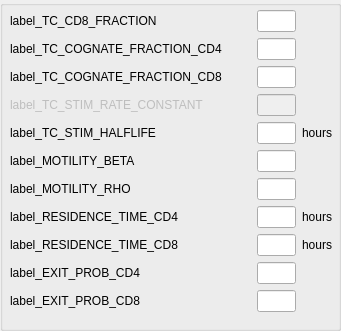
           <widget class="QGroupBox" name="groupBox_TC">
            <property name="geometry">
             <rect>
              <x>10</x>
              <y>10</y>
              <width>341</width>
              <height>331</height>
             </rect>
            </property>
            <property name="title">
             <string/>
            </property>
            <widget class="QWidget" name="layoutWidget">
             <property name="geometry">
              <rect>
               <x>10</x>
               <y>10</y>
               <width>322</width>
               <height>311</height>
              </rect>
             </property>
             <layout class="QGridLayout" name="gridLayout_TC">
              <item row="1" column="0">
               <widget class="QMyLabel" name="label_TC_COGNATE_FRACTION_CD4">
                <property name="sizePolicy">
                 <sizepolicy hsizetype="Fixed" vsizetype="Preferred">
                  <horstretch>0</horstretch>
                  <verstretch>0</verstretch>
                 </sizepolicy>
                </property>
                <property name="text">
                 <string>label_TC_COGNATE_FRACTION_CD4</string>
                </property>
                <property name="wordWrap">
                 <bool>false</bool>
                </property>
               </widget>
              </item>
              <item row="1" column="1">
               <spacer name="horizontalSpacer_3">
                <property name="orientation">
                 <enum>Qt::Horizontal</enum>
                </property>
                <property name="sizeHint" stdset="0">
                 <size>
                  <width>13</width>
                  <height>17</height>
                 </size>
                </property>
               </spacer>
              </item>
              <item row="1" column="2">
               <widget class="QLineEdit" name="line_TC_COGNATE_FRACTION_CD4">
                <property name="maximumSize">
                 <size>
                  <width>50</width>
                  <height>16777215</height>
                 </size>
                </property>
                <property name="alignment">
                 <set>Qt::AlignRight|Qt::AlignTrailing|Qt::AlignVCenter</set>
                </property>
               </widget>
              </item>
              <item row="3" column="0">
               <widget class="QMyLabel" name="label_TC_STIM_RATE_CONSTANT">
                <property name="enabled">
                 <bool>false</bool>
                </property>
                <property name="sizePolicy">
                 <sizepolicy hsizetype="Fixed" vsizetype="Preferred">
                  <horstretch>0</horstretch>
                  <verstretch>0</verstretch>
                 </sizepolicy>
                </property>
                <property name="mouseTracking">
                 <bool>false</bool>
                </property>
                <property name="text">
                 <string>label_TC_STIM_RATE_CONSTANT</string>
                </property>
                <property name="wordWrap">
                 <bool>false</bool>
                </property>
               </widget>
              </item>
              <item row="3" column="1">
               <spacer name="horizontalSpacer_4">
                <property name="orientation">
                 <enum>Qt::Horizontal</enum>
                </property>
                <property name="sizeHint" stdset="0">
                 <size>
                  <width>13</width>
                  <height>17</height>
                 </size>
                </property>
               </spacer>
              </item>
              <item row="3" column="2">
               <widget class="QLineEdit" name="line_TC_STIM_RATE_CONSTANT">
                <property name="enabled">
                 <bool>false</bool>
                </property>
                <property name="maximumSize">
                 <size>
                  <width>50</width>
                  <height>16777215</height>
                 </size>
                </property>
                <property name="alignment">
                 <set>Qt::AlignRight|Qt::AlignTrailing|Qt::AlignVCenter</set>
                </property>
               </widget>
              </item>
              <item row="4" column="0">
               <widget class="QMyLabel" name="label_TC_STIM_HALFLIFE">
                <property name="sizePolicy">
                 <sizepolicy hsizetype="Fixed" vsizetype="Preferred">
                  <horstretch>0</horstretch>
                  <verstretch>0</verstretch>
                 </sizepolicy>
                </property>
                <property name="mouseTracking">
                 <bool>false</bool>
                </property>
                <property name="text">
                 <string>label_TC_STIM_HALFLIFE</string>
                </property>
                <property name="wordWrap">
                 <bool>false</bool>
                </property>
               </widget>
              </item>
              <item row="4" column="1">
               <spacer name="horizontalSpacer_5">
                <property name="orientation">
                 <enum>Qt::Horizontal</enum>
                </property>
                <property name="sizeHint" stdset="0">
                 <size>
                  <width>13</width>
                  <height>17</height>
                 </size>
                </property>
               </spacer>
              </item>
              <item row="4" column="2">
               <widget class="QLineEdit" name="line_TC_STIM_HALFLIFE">
                <property name="maximumSize">
                 <size>
                  <width>50</width>
                  <height>16777215</height>
                 </size>
                </property>
                <property name="alignment">
                 <set>Qt::AlignRight|Qt::AlignTrailing|Qt::AlignVCenter</set>
                </property>
               </widget>
              </item>
              <item row="4" column="3">
               <widget class="QLabel" name="units_TC_STIM_HALFLIFE">
                <property name="text">
                 <string>hours</string>
                </property>
               </widget>
              </item>
              <item row="5" column="0">
               <widget class="QMyLabel" name="label_MOTILITY_BETA">
                <property name="sizePolicy">
                 <sizepolicy hsizetype="Fixed" vsizetype="Preferred">
                  <horstretch>0</horstretch>
                  <verstretch>0</verstretch>
                 </sizepolicy>
                </property>
                <property name="mouseTracking">
                 <bool>false</bool>
                </property>
                <property name="text">
                 <string>label_MOTILITY_BETA</string>
                </property>
                <property name="wordWrap">
                 <bool>false</bool>
                </property>
               </widget>
              </item>
              <item row="5" column="1">
               <spacer name="horizontalSpacer_10">
                <property name="orientation">
                 <enum>Qt::Horizontal</enum>
                </property>
                <property name="sizeHint" stdset="0">
                 <size>
                  <width>13</width>
                  <height>17</height>
                 </size>
                </property>
               </spacer>
              </item>
              <item row="5" column="2">
               <widget class="QLineEdit" name="line_MOTILITY_BETA">
                <property name="maximumSize">
                 <size>
                  <width>50</width>
                  <height>16777215</height>
                 </size>
                </property>
                <property name="alignment">
                 <set>Qt::AlignRight|Qt::AlignTrailing|Qt::AlignVCenter</set>
                </property>
               </widget>
              </item>
              <item row="6" column="0">
               <widget class="QMyLabel" name="label_MOTILITY_RHO">
                <property name="sizePolicy">
                 <sizepolicy hsizetype="Fixed" vsizetype="Preferred">
                  <horstretch>0</horstretch>
                  <verstretch>0</verstretch>
                 </sizepolicy>
                </property>
                <property name="mouseTracking">
                 <bool>false</bool>
                </property>
                <property name="text">
                 <string>label_MOTILITY_RHO</string>
                </property>
                <property name="wordWrap">
                 <bool>false</bool>
                </property>
               </widget>
              </item>
              <item row="6" column="1">
               <spacer name="horizontalSpacer_11">
                <property name="orientation">
                 <enum>Qt::Horizontal</enum>
                </property>
                <property name="sizeHint" stdset="0">
                 <size>
                  <width>13</width>
                  <height>17</height>
                 </size>
                </property>
               </spacer>
              </item>
              <item row="6" column="2">
               <widget class="QLineEdit" name="line_MOTILITY_RHO">
                <property name="maximumSize">
                 <size>
                  <width>50</width>
                  <height>16777215</height>
                 </size>
                </property>
                <property name="alignment">
                 <set>Qt::AlignRight|Qt::AlignTrailing|Qt::AlignVCenter</set>
                </property>
               </widget>
              </item>
              <item row="2" column="2">
               <widget class="QLineEdit" name="line_TC_COGNATE_FRACTION_CD8">
                <property name="maximumSize">
                 <size>
                  <width>50</width>
                  <height>16777215</height>
                 </size>
                </property>
                <property name="alignment">
                 <set>Qt::AlignRight|Qt::AlignTrailing|Qt::AlignVCenter</set>
                </property>
               </widget>
              </item>
              <item row="2" column="0">
               <widget class="QMyLabel" name="label_TC_COGNATE_FRACTION_CD8">
                <property name="sizePolicy">
                 <sizepolicy hsizetype="Fixed" vsizetype="Preferred">
                  <horstretch>0</horstretch>
                  <verstretch>0</verstretch>
                 </sizepolicy>
                </property>
                <property name="text">
                 <string>label_TC_COGNATE_FRACTION_CD8</string>
                </property>
                <property name="wordWrap">
                 <bool>false</bool>
                </property>
               </widget>
              </item>
              <item row="2" column="1">
               <spacer name="horizontalSpacer_7">
                <property name="orientation">
                 <enum>Qt::Horizontal</enum>
                </property>
                <property name="sizeHint" stdset="0">
                 <size>
                  <width>13</width>
                  <height>17</height>
                 </size>
                </property>
               </spacer>
              </item>
              <item row="0" column="2">
               <widget class="QLineEdit" name="line_TC_CD8_FRACTION">
                <property name="maximumSize">
                 <size>
                  <width>50</width>
                  <height>16777215</height>
                 </size>
                </property>
                <property name="alignment">
                 <set>Qt::AlignRight|Qt::AlignTrailing|Qt::AlignVCenter</set>
                </property>
               </widget>
              </item>
              <item row="0" column="0">
               <widget class="QMyLabel" name="label_TC_CD8_FRACTION">
                <property name="sizePolicy">
                 <sizepolicy hsizetype="Fixed" vsizetype="Preferred">
                  <horstretch>0</horstretch>
                  <verstretch>0</verstretch>
                 </sizepolicy>
                </property>
                <property name="text">
                 <string>label_TC_CD8_FRACTION</string>
                </property>
                <property name="wordWrap">
                 <bool>false</bool>
                </property>
               </widget>
              </item>
              <item row="0" column="1">
               <spacer name="horizontalSpacer_8">
                <property name="orientation">
                 <enum>Qt::Horizontal</enum>
                </property>
                <property name="sizeHint" stdset="0">
                 <size>
                  <width>13</width>
                  <height>17</height>
                 </size>
                </property>
               </spacer>
              </item>
              <item row="7" column="2">
               <widget class="QLineEdit" name="line_RESIDENCE_TIME_CD4">
                <property name="maximumSize">
                 <size>
                  <width>50</width>
                  <height>16777215</height>
                 </size>
                </property>
                <property name="alignment">
                 <set>Qt::AlignRight|Qt::AlignTrailing|Qt::AlignVCenter</set>
                </property>
               </widget>
              </item>
              <item row="7" column="0">
               <widget class="QMyLabel" name="label_RESIDENCE_TIME_CD4">
                <property name="mouseTracking">
                 <bool>false</bool>
                </property>
                <property name="text">
                 <string>label_RESIDENCE_TIME_CD4</string>
                </property>
                <property name="wordWrap">
                 <bool>false</bool>
                </property>
               </widget>
              </item>
              <item row="7" column="1">
               <spacer name="horizontalSpacer_9">
                <property name="orientation">
                 <enum>Qt::Horizontal</enum>
                </property>
                <property name="sizeHint" stdset="0">
                 <size>
                  <width>40</width>
                  <height>20</height>
                 </size>
                </property>
               </spacer>
              </item>
              <item row="7" column="3">
               <widget class="QLabel" name="units_RESIDENCE_TIME_CD4">
                <property name="text">
                 <string>hours</string>
                </property>
               </widget>
              </item>
              <item row="8" column="2">
               <widget class="QLineEdit" name="line_RESIDENCE_TIME_CD8">
                <property name="maximumSize">
                 <size>
                  <width>50</width>
                  <height>16777215</height>
                 </size>
                </property>
                <property name="alignment">
                 <set>Qt::AlignRight|Qt::AlignTrailing|Qt::AlignVCenter</set>
                </property>
               </widget>
              </item>
              <item row="8" column="0">
               <widget class="QMyLabel" name="label_RESIDENCE_TIME_CD8">
                <property name="mouseTracking">
                 <bool>false</bool>
                </property>
                <property name="text">
                 <string>label_RESIDENCE_TIME_CD8</string>
                </property>
                <property name="wordWrap">
                 <bool>false</bool>
                </property>
               </widget>
              </item>
              <item row="8" column="3">
               <widget class="QLabel" name="units_RESIDENCE_TIME_CD8">
                <property name="text">
                 <string>hours</string>
                </property>
               </widget>
              </item>
              <item row="8" column="1">
               <spacer name="horizontalSpacer_21">
                <property name="orientation">
                 <enum>Qt::Horizontal</enum>
                </property>
                <property name="sizeHint" stdset="0">
                 <size>
                  <width>40</width>
                  <height>20</height>
                 </size>
                </property>
               </spacer>
              </item>
              <item row="9" column="0">
               <widget class="QMyLabel" name="label_EXIT_PROB_CD4">
                <property name="mouseTracking">
                 <bool>false</bool>
                </property>
                <property name="text">
                 <string>label_EXIT_PROB_CD4</string>
                </property>
                <property name="wordWrap">
                 <bool>false</bool>
                </property>
               </widget>
              </item>
              <item row="9" column="1">
               <spacer name="horizontalSpacer_39">
                <property name="orientation">
                 <enum>Qt::Horizontal</enum>
                </property>
                <property name="sizeHint" stdset="0">
                 <size>
                  <width>40</width>
                  <height>20</height>
                 </size>
                </property>
               </spacer>
              </item>
              <item row="9" column="2">
               <widget class="QLineEdit" name="line_EXIT_PROB_CD4">
                <property name="maximumSize">
                 <size>
                  <width>50</width>
                  <height>16777215</height>
                 </size>
                </property>
                <property name="alignment">
                 <set>Qt::AlignRight|Qt::AlignTrailing|Qt::AlignVCenter</set>
                </property>
               </widget>
              </item>
              <item row="10" column="0">
               <widget class="QMyLabel" name="label_EXIT_PROB_CD8">
                <property name="mouseTracking">
                 <bool>false</bool>
                </property>
                <property name="text">
                 <string>label_EXIT_PROB_CD8</string>
                </property>
                <property name="wordWrap">
                 <bool>false</bool>
                </property>
               </widget>
              </item>
              <item row="10" column="1">
               <spacer name="horizontalSpacer_61">
                <property name="orientation">
                 <enum>Qt::Horizontal</enum>
                </property>
                <property name="sizeHint" stdset="0">
                 <size>
                  <width>40</width>
                  <height>20</height>
                 </size>
                </property>
               </spacer>
              </item>
              <item row="10" column="2">
               <widget class="QLineEdit" name="line_EXIT_PROB_CD8">
                <property name="maximumSize">
                 <size>
                  <width>50</width>
                  <height>16777215</height>
                 </size>
                </property>
                <property name="alignment">
                 <set>Qt::AlignRight|Qt::AlignTrailing|Qt::AlignVCenter</set>
                </property>
               </widget>
              </item>
             </layout>
            </widget>
           </widget>
